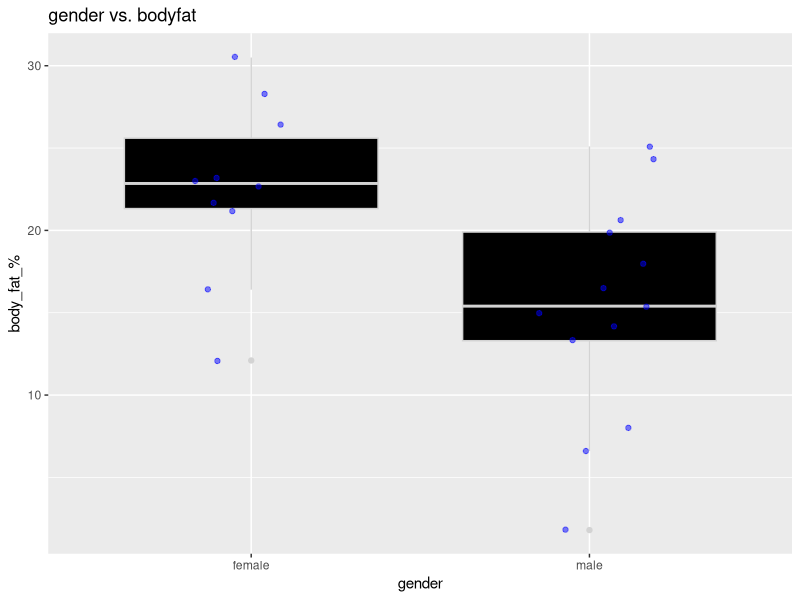

The R script that drew this image: (Note: this script raises an error after producing the figure.)
## ---- chunk 1
rm(list=ls())
library(tidyverse)
library(here)

fat<- read.csv(here("data", "body_fat_percentage.csv"))

## ---- chunk 2
fat$gender<- as.factor(fat$gender)
## ---- chunk 3
ggplot(fat, aes(x= gender, y = body_fat_percent))+
  geom_boxplot( fill = "black", color= "lightgray")+
  geom_point(aes(x = gender , y = body_fat_percent), color = "blue", alpha = 0.5, position = position_jitter(width = 0.2)) +
  labs(
    title = "gender vs. bodyfat",
    x = "gender",
    y = "body_fat_%"
  )
 theme_minimal()
  
## ---- chunk 4
fatcalc <- fat %>% 
  group_by(gender) %>% 
  summarise(
    meanfat = mean(body_fat_percent),
    sdfat = sd(body_fat_percent))
View(fatcalc)
## ---- chunk 5
t_test_result <- t.test(body_fat_percent ~ gender, data = fat)


print(t_test_result)
